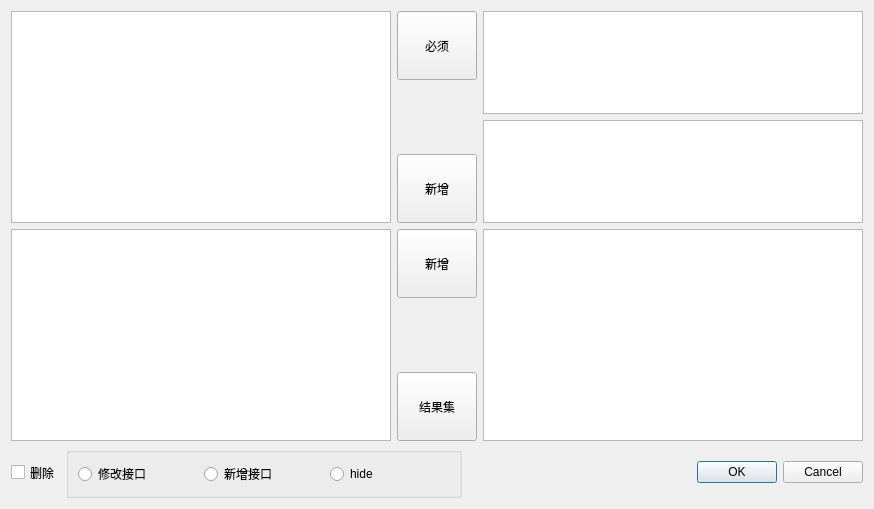
<?xml version="1.0" encoding="UTF-8"?>
<ui version="4.0">
 <class>interfaceConvert</class>
 <widget class="QDialog" name="interfaceConvert">
  <property name="geometry">
   <rect>
    <x>0</x>
    <y>0</y>
    <width>874</width>
    <height>509</height>
   </rect>
  </property>
  <property name="sizePolicy">
   <sizepolicy hsizetype="Expanding" vsizetype="Expanding">
    <horstretch>0</horstretch>
    <verstretch>0</verstretch>
   </sizepolicy>
  </property>
  <property name="windowTitle">
   <string>Dialog</string>
  </property>
  <layout class="QGridLayout" name="gridLayout_2" rowstretch="1,1,0">
   <item row="0" column="0">
    <layout class="QGridLayout" name="gridLayout">
     <item row="0" column="0">
      <widget class="QListWidget" name="iList">
       <property name="sizePolicy">
        <sizepolicy hsizetype="Expanding" vsizetype="Expanding">
         <horstretch>0</horstretch>
         <verstretch>0</verstretch>
        </sizepolicy>
       </property>
      </widget>
     </item>
     <item row="0" column="1">
      <layout class="QVBoxLayout" name="verticalLayout">
       <item>
        <widget class="QPushButton" name="iNecessaryButton">
         <property name="sizePolicy">
          <sizepolicy hsizetype="Minimum" vsizetype="Expanding">
           <horstretch>0</horstretch>
           <verstretch>0</verstretch>
          </sizepolicy>
         </property>
         <property name="text">
          <string>必须</string>
         </property>
        </widget>
       </item>
       <item>
        <spacer name="verticalSpacer">
         <property name="orientation">
          <enum>Qt::Vertical</enum>
         </property>
         <property name="sizeHint" stdset="0">
          <size>
           <width>72</width>
           <height>19</height>
          </size>
         </property>
        </spacer>
       </item>
       <item>
        <widget class="QPushButton" name="iAddButton">
         <property name="sizePolicy">
          <sizepolicy hsizetype="Minimum" vsizetype="Expanding">
           <horstretch>0</horstretch>
           <verstretch>0</verstretch>
          </sizepolicy>
         </property>
         <property name="text">
          <string>新增</string>
         </property>
        </widget>
       </item>
      </layout>
     </item>
     <item row="0" column="2">
      <layout class="QVBoxLayout" name="verticalLayout_2">
       <item>
        <widget class="QListWidget" name="iNecessary">
         <property name="sizePolicy">
          <sizepolicy hsizetype="Expanding" vsizetype="Expanding">
           <horstretch>0</horstretch>
           <verstretch>0</verstretch>
          </sizepolicy>
         </property>
        </widget>
       </item>
       <item>
        <widget class="QListWidget" name="iAdd">
         <property name="sizePolicy">
          <sizepolicy hsizetype="Expanding" vsizetype="Expanding">
           <horstretch>0</horstretch>
           <verstretch>0</verstretch>
          </sizepolicy>
         </property>
        </widget>
       </item>
      </layout>
     </item>
    </layout>
   </item>
   <item row="1" column="0">
    <layout class="QHBoxLayout" name="horizontalLayout_2">
     <item>
      <widget class="QListWidget" name="oList">
       <property name="sizePolicy">
        <sizepolicy hsizetype="Expanding" vsizetype="Expanding">
         <horstretch>0</horstretch>
         <verstretch>0</verstretch>
        </sizepolicy>
       </property>
      </widget>
     </item>
     <item>
      <layout class="QVBoxLayout" name="verticalLayout_3">
       <item>
        <widget class="QPushButton" name="oAddButton">
         <property name="sizePolicy">
          <sizepolicy hsizetype="Minimum" vsizetype="Expanding">
           <horstretch>0</horstretch>
           <verstretch>0</verstretch>
          </sizepolicy>
         </property>
         <property name="text">
          <string>新增</string>
         </property>
        </widget>
       </item>
       <item>
        <spacer name="verticalSpacer_3">
         <property name="orientation">
          <enum>Qt::Vertical</enum>
         </property>
         <property name="sizeHint" stdset="0">
          <size>
           <width>20</width>
           <height>40</height>
          </size>
         </property>
        </spacer>
       </item>
       <item>
        <widget class="QPushButton" name="oResultSetButton">
         <property name="sizePolicy">
          <sizepolicy hsizetype="Minimum" vsizetype="Expanding">
           <horstretch>0</horstretch>
           <verstretch>0</verstretch>
          </sizepolicy>
         </property>
         <property name="text">
          <string>结果集</string>
         </property>
        </widget>
       </item>
      </layout>
     </item>
     <item>
      <widget class="QListWidget" name="oAdd">
       <property name="sizePolicy">
        <sizepolicy hsizetype="Expanding" vsizetype="Expanding">
         <horstretch>0</horstretch>
         <verstretch>0</verstretch>
        </sizepolicy>
       </property>
      </widget>
     </item>
    </layout>
   </item>
   <item row="2" column="0">
    <layout class="QHBoxLayout" name="horizontalLayout_3">
     <item>
      <widget class="QCheckBox" name="bDelete">
       <property name="sizePolicy">
        <sizepolicy hsizetype="Minimum" vsizetype="Expanding">
         <horstretch>0</horstretch>
         <verstretch>0</verstretch>
        </sizepolicy>
       </property>
       <property name="text">
        <string>删除</string>
       </property>
      </widget>
     </item>
     <item>
      <widget class="QGroupBox" name="groupBox">
       <property name="sizePolicy">
        <sizepolicy hsizetype="Expanding" vsizetype="Expanding">
         <horstretch>0</horstretch>
         <verstretch>0</verstretch>
        </sizepolicy>
       </property>
       <property name="title">
        <string/>
       </property>
       <layout class="QHBoxLayout" name="horizontalLayout">
        <item>
         <widget class="QRadioButton" name="radioMod">
          <property name="text">
           <string>修改接口</string>
          </property>
         </widget>
        </item>
        <item>
         <widget class="QRadioButton" name="radioNew">
          <property name="text">
           <string>新增接口</string>
          </property>
         </widget>
        </item>
        <item>
         <widget class="QRadioButton" name="radioHide">
          <property name="text">
           <string>hide</string>
          </property>
         </widget>
        </item>
       </layout>
       <zorder>radioMod</zorder>
       <zorder>radioHide</zorder>
       <zorder>radioNew</zorder>
       <zorder>buttonBox</zorder>
      </widget>
     </item>
     <item>
      <widget class="QDialogButtonBox" name="buttonBox">
       <property name="sizePolicy">
        <sizepolicy hsizetype="Expanding" vsizetype="Expanding">
         <horstretch>0</horstretch>
         <verstretch>0</verstretch>
        </sizepolicy>
       </property>
       <property name="standardButtons">
        <set>QDialogButtonBox::Cancel|QDialogButtonBox::Ok</set>
       </property>
      </widget>
     </item>
    </layout>
   </item>
  </layout>
 </widget>
 <resources/>
 <connections>
  <connection>
   <sender>buttonBox</sender>
   <signal>rejected()</signal>
   <receiver>interfaceConvert</receiver>
   <slot>reject()</slot>
   <hints>
    <hint type="sourcelabel">
     <x>232</x>
     <y>435</y>
    </hint>
    <hint type="destinationlabel">
     <x>377</x>
     <y>228</y>
    </hint>
   </hints>
  </connection>
 </connections>
</ui>
